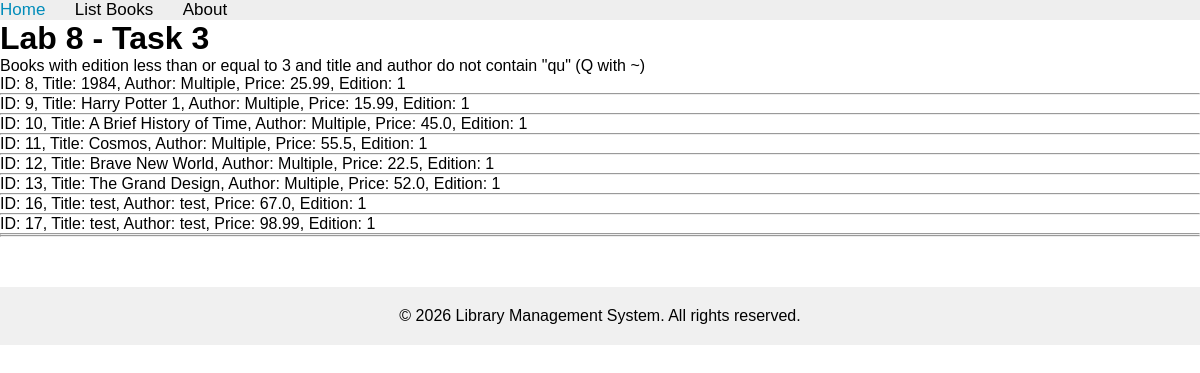
The app's page /books/lab8/task3 with its own data.
### apps/bookmodule/models.py (models this page shows, shortened)
class Book(models.Model):
    title = models.CharField(max_length=100)
    price = models.FloatField(default=0.0)
    quantity = models.IntegerField(default=1)
    pubdate = models.DateTimeField()
    rating = models.SmallIntegerField(default=1)
    publisher = models.ForeignKey(Publisher, null=True, blank=True, on_delete=models.SET_NULL, related_name='books')
    authors = models.ManyToManyField(Author, related_name='books')
    author = models.CharField(max_length=50, default='Unknown')
    edition = models.SmallIntegerField(default=1)

### apps/bookmodule/views.py (the view)
# urls.py: path('lab8/task3', views.lab8_task3, name="books.lab8_task3"),
def lab8_task3(request):
    contains_qu = Q(title__icontains='qu') | Q(author__icontains='qu')
    books = Book.objects.filter(Q(edition__lte=3) & ~contains_qu)
    return render(request, 'bookmodule/lab8_task3.html', {'books': books})

### apps/templates/bookmodule/lab8_task3.html (shortened to what this page needs)
{% extends "layouts/base.html" %}
{% block content %}
<h1>Lab 8 - Task 3</h1>
<p>Books with edition less than or equal to 3 and title and author do not contain "qu" (Q with ~)</p>
{% if books %}
    {% for book in books %}
        ID: {{ book.id }}, Title: {{ book.title }}, Author: {{ book.author }}, Price: {{ book.price }}, Edition: {{ book.edition }}
        <hr>
    {% endfor %}
{% else %}
    <p>No books found.</p>
{% endif %}
{% endblock content %}

### apps/static/main.css (style rules this page uses)
* { margin: 0; padding: 0; box-sizing: border-box; }
body { font-family: Arial, sans-serif; }

### records on screen
Book: id "8", title "1984", author "Multiple", price "25.99", edition "1"
Book: id "9", title "Harry Potter 1", author "Multiple", price "15.99", edition "1"
Book: id "10", title "A Brief History of Time", author "Multiple", price "45.0", edition "1"
Book: id "11", title "Cosmos", author "Multiple", price "55.5", edition "1"
Book: id "12", title "Brave New World", author "Multiple", price "22.5", edition "1"
Book: id "13", title "The Grand Design", author "Multiple", price "52.0", edition "1"
Book: id "16", title "test", author "test", price "67.0", edition "1"
Book: id "17", title "test", author "test", price "98.99", edition "1"
